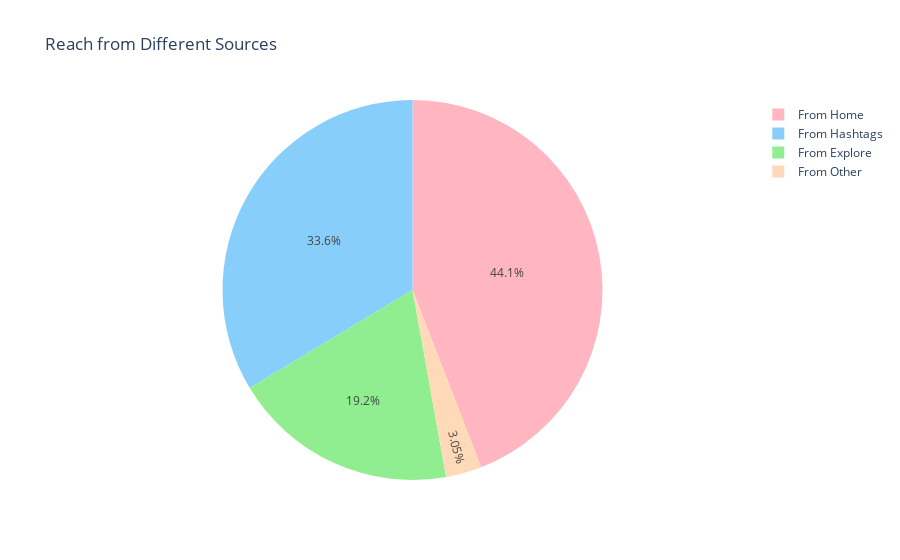

This figure's notebook cell:
### Code cell
# Distribution of reach from different sources:

reach_sources = ['From Home', 'From Hashtags', 'From Explore', 'From Other']
reach_counts = [data[source].sum() for source in reach_sources]

colors = ['#FFB6C1', '#87CEFA', '#90EE90', '#FFDAB9']

fig = px.pie(data_frame=data, names=reach_sources, 
             values=reach_counts, 
             title='Reach from Different Sources',
             color_discrete_sequence=colors)
fig.show()

### Figure 1 — Plotly figure (JSON) as saved in the notebook; plotly's stock layout.template omitted (floating-point values rounded to 4 significant figures)
{"data": [{"domain": {"x": [0, 1], "y": [0, 1]}, "hovertemplate": "label=%{label}<br>value=%{value}<extra></extra>", "labels": ["From Home", "From Hashtags", "From Explore", "From Other"], "legendgroup": "", "name": "", "showlegend": true, "type": "pie", "values": [294619, 224614, 128294, 20360]}], "layout": {"legend": {"tracegroupgap": 0}, "piecolorway": ["#FFB6C1", "#87CEFA", "#90EE90", "#FFDAB9"], "title": {"text": "Reach from Different Sources"}}}
